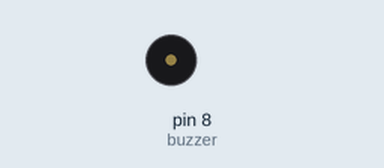
This sketch was run on a simulated Arduino Uno, built with avr-gcc and run on an emulated ATmega328P. Shown: 16×12 character LCD, buzzer (waves = sounding, pin HIGH). The local clock reads 2024-03-15 10:24:30 at power-on unless the sketch sets it; the audio player accepts every command and is not drawn.

Above: at 3.1 s.
Timing chart, 0 to 6.5 s (numbered marks = the images above):
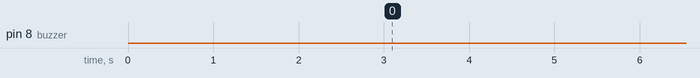

The sketch:

project-bel-sekolah-lcd-buzzer-rtc-dfplayer.ino
```cpp
#include <DFPlayer_Mini_Mp3.h> //library df palyer
#include <SoftwareSerial.h>
#include <LiquidCrystal_I2C.h>
#include <DS3231.h>
#include <Wire.h>
LiquidCrystal_I2C lcd(0x27, 16, 12);
//pendefinisian library agar bisa dipanggil,
SoftwareSerial mySerial(2, 3); //di pasangkan ke pin d2, d3
DS3231 rtc(SDA, SCL);
Time t;
const int buzzer = 8;
//variable bertipe integer dengan nama busyPin yg berisi 4
//const int busyPin = 4;
int Hour;
int Min;
int Sec;
void setup() {
  pinMode(buzzer, OUTPUT);
  mySerial.begin(9600);
  //fungsi pada df player untuk memulai
  mp3_set_serial(mySerial);
  //lakukan delay selama 0,10detik
  delay(10);
  //reset df player sebelum memulai program
  mp3_reset();
  //delay 0,10detik
  delay(10);
  //atur volume dfplayer ke mini mp3
  mp3_set_volume(15);
  //delay 1 detik
  delay(3000);
  rtc.begin();
  lcd.init();
  lcd.backlight();
  rtc.setDate(25, 5, 2020);
  rtc.setTime(06, 59, 49);
  rtc.setDOW(2);
}
void tampilkan(String atas){
  lcd.clear();
  lcd.setCursor(0, 0);
  lcd.print(atas);
  lcd.setCursor(0, 1);
  lcd.print("Jam: ");
  lcd.setCursor(5, 1);
  lcd.print(rtc.getTimeStr());
  delay(100);
}
void loop() {
  tampilkan(rtc.getDOWStr());
  if(rtc.getDOWStr()=="Tuesday"){
    t = rtc.getTime();
    Hour = t.hour;
    Min = t.min;
    Sec = t.sec;
    if(Hour == 7 && Min == 00 && Sec == 00){
      tampilkan("Jam pelajaran 1");
      digitalWrite(buzzer, HIGH);
      delay(1000);
      digitalWrite(buzzer, LOW);
      delay(500);
      digitalWrite(buzzer, HIGH);
      delay(1000);
      digitalWrite(buzzer, LOW);
      //fungsi untuk melakukan pemutaran lagu pertama
      mp3_play(1);
    }
  }
}
```

Measured:
- by itself, pin 8 (buzzer): LOW → HIGH at 14.2 s, → LOW 1.0 s later, → HIGH 0.50 s later, → LOW 1.0 s later, … (4 changes in this stretch)
